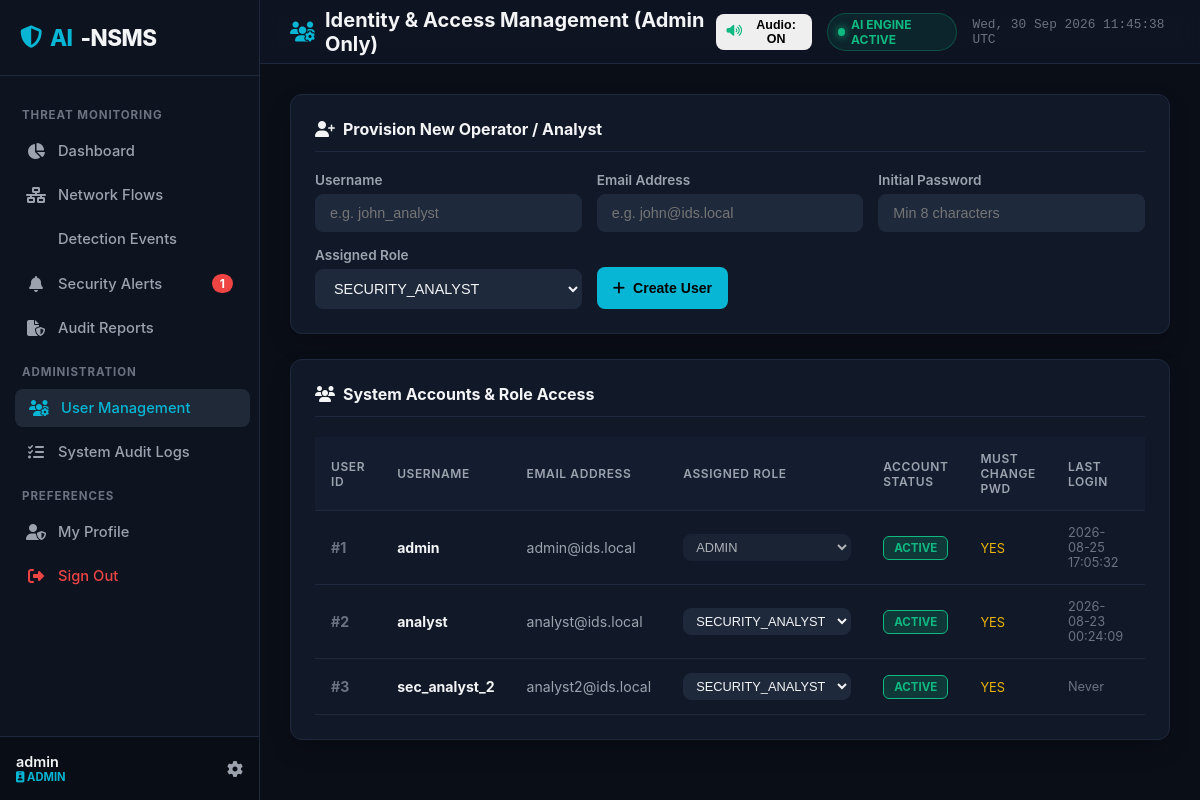
The page /users (signed in) on the database as committed earlier.
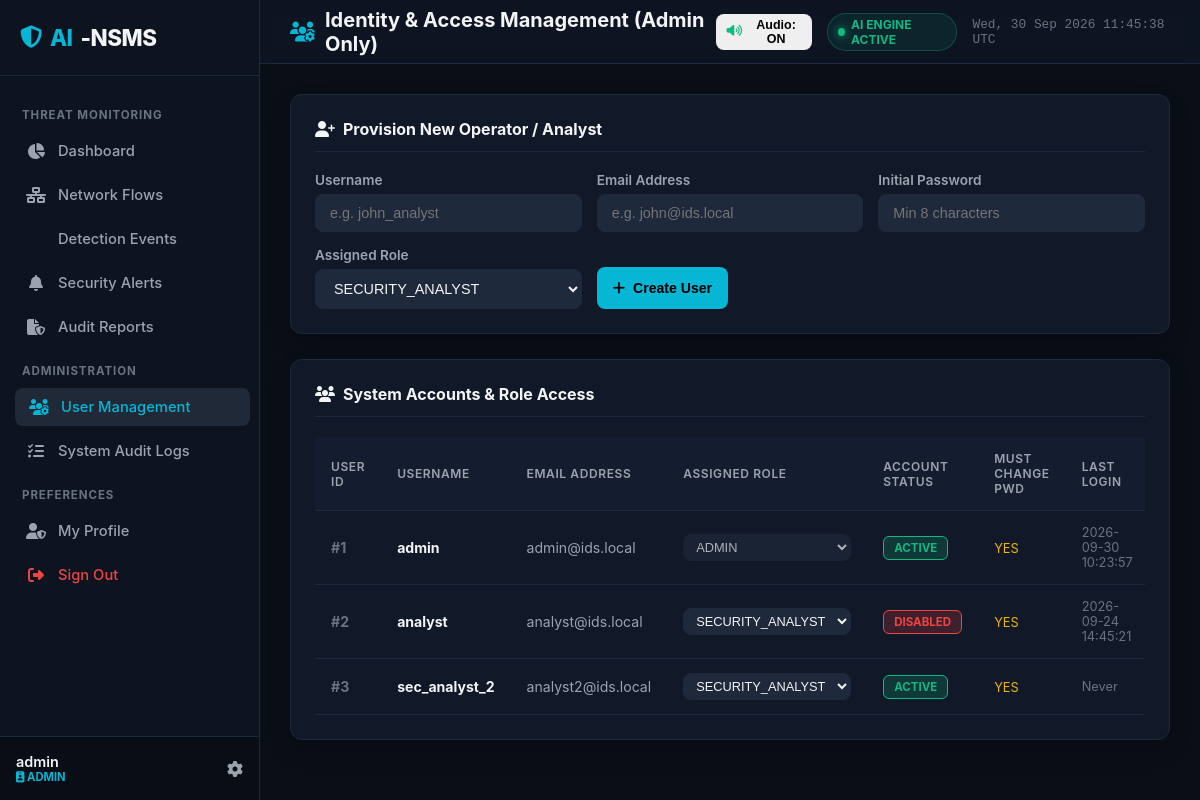
The same page on the database as committed later.
### tables this page shows
CREATE TABLE users (
            id INTEGER PRIMARY KEY AUTOINCREMENT,
            username TEXT UNIQUE NOT NULL,
            email TEXT UNIQUE NOT NULL,
            password_hash TEXT NOT NULL,
            role TEXT NOT NULL DEFAULT 'SECURITY_ANALYST',
            is_active INTEGER NOT NULL DEFAULT 1,
            must_change_password INTEGER NOT NULL DEFAULT 0,
            created_at TEXT NOT NULL,
            last_login TEXT
        );

### src/routes/user_routes.py (the view)
@user_bp.route('/users')
@admin_required
def index():
    user = get_current_user()
    users = User.get_all()
    return render_template('users.html', user=user, users=users)

### src/auth/security.py (called while the page is built)
def get_current_user():
    user_id = session.get('user_id')
    if not user_id:
        return None
    user = User.find_by_id(user_id)
    if not user or not user.is_active:
        session.clear()
        return None
    return user

def is_authenticated():
    return 'user_id' in session and get_current_user() is not None

def is_admin():
    return session.get('role') == 'ADMIN'

def admin_required(view_func):
    @functools.wraps(view_func)
    def wrapper(*args, **kwargs):
        if not is_authenticated():
            if request.path.startswith('/api/'):
                return jsonify({'error': 'Authentication required', 'code': 401}), 401
            return redirect(url_for('auth.login', next=request.url))
        if not is_admin():
            if request.path.startswith('/api/'):
                return jsonify({'error': 'Forbidden: Administrator privileges required', 'code': 403}), 403
            return render_template('errors/403.html', message='Access Forbidden: This section requires Administrator privileges.'), 403
        return view_func(*args, **kwargs)
    return wrapper

### templates/users.html (shortened to what this page needs)
{% extends "base.html" %}
{% block page_header %}<i class="fas fa-users-gear" style="color: var(--accent-cyan);"></i> Identity & Access Management (Admin Only){% endblock %}
{% block content %}
<div class="soc-card" style="margin-bottom: 25px;">
    <div class="soc-card-header">
        <div class="soc-card-title"><i class="fas fa-user-plus"></i> Provision New Operator / Analyst</div>
    </div>
    <form id="create-user-form" onsubmit="handleCreateUser(event)" style="display: grid; grid-template-columns: repeat(auto-fit, minmax(200px, 1fr)); gap: 15px; align-items: flex-end;">
        <div class="form-group" style="margin: 0;">
            <label class="form-label">Username</label>
            <input type="text" id="new-username" class="form-control" placeholder="e.g. john_analyst" required>
        </div>
        <div class="form-group" style="margin: 0;">
            <label class="form-label">Email Address</label>
            <input type="email" id="new-email" class="form-control" placeholder="e.g. john@ids.local" required>
        </div>
        <div class="form-group" style="margin: 0;">
            <label class="form-label">Initial Password</label>
            <input type="password" id="new-password" class="form-control" placeholder="Min 8 characters" required>
        </div>
        <div class="form-group" style="margin: 0;">
            <label class="form-label">Assigned Role</label>
            <select id="new-role" class="form-control">
                <option value="SECURITY_ANALYST">SECURITY_ANALYST</option>
            </select>
        </div>
        <div>
            <button type="submit" class="btn btn-primary" style="height: 42px;"><i class="fas fa-plus"></i> Create User</button>
        </div>
    </form>
</div>
<div class="soc-card">
    <div class="soc-card-header">
        <div class="soc-card-title"><i class="fas fa-users"></i> System Accounts & Role Access</div>
    </div>
    <div class="table-responsive">
        <table class="soc-table">
            <thead>
                <tr>
                    <th>User ID</th>
                    <th>Username</th>
                    <th>Email Address</th>
                    <th>Assigned Role</th>
                    <th>Account Status</th>
                    <th>Must Change Pwd</th>
                    <th>Last Login</th>
                    <th>Actions</th>
                </tr>
            </thead>
            <tbody>
                {% for u in users %}
                <tr>
                    <td style="font-weight: 700; color: var(--text-muted);">#{{ u.id }}</td>
                    <td><strong>{{ u.username }}</strong></td>
                    <td style="color: var(--text-secondary);">{{ u.email }}</td>
                    <td>
                        <select class="form-control" style="padding: 4px 8px; font-size: 0.8rem; width: auto;" onchange="handleRoleChange({{ u.id }}, this.value)" {% if u.id == current_user.id %}disabled{% endif %}>
                            <option value="ADMIN" {% if u.role == 'ADMIN' %}selected{% endif %}>ADMIN</option>
                            <option value="SECURITY_ANALYST" {% if u.role == 'SECURITY_ANALYST' %}selected{% endif %}>SECURITY_ANALYST</option>
                        </select>
                    </td>
                    <td>
                        <span class="badge-sev {% if u.is_active %}badge-low{% else %}badge-critical{% endif %}">
                            {{ 'ACTIVE' if u.is_active else 'DISABLED' }}
                        </span>
                    </td>
                    <td>
                        <span style="font-size: 0.8rem; color: {% if u.must_change_password %}var(--sev-medium){% else %}var(--text-muted){% endif %};">
                            {{ 'YES' if u.must_change_password else 'NO' }}
                        </span>
                    </td>
                    <td style="font-size: 0.8rem; color: var(--text-muted);">{{ u.last_login.replace('T', ' ').split('.')[0] if u.last_login else 'Never' }}</td>
                    <td>
                    </td>
                </tr>
                {% endfor %}
            </tbody>
        </table>
    </div>
</div>
{% endblock %}

### templates/base.html (shortened to what the changed rows need)
<!DOCTYPE html>
<html lang="en">
<head>
    <link rel="stylesheet" href="https://cdnjs.cloudflare.com/ajax/libs/font-awesome/6.5.1/css/all.min.css">
    <link rel="stylesheet" href="{{ url_for('static', filename='css/soc_theme.css') }}">
</head>
<body>
    <div class="app-container">
        <aside class="sidebar">
            <ul class="sidebar-menu">
                <li>
                    <a href="/alerts" class="sidebar-link {% if request.path == '/alerts' %}active{% endif %}">
                        <i class="fas fa-bell"></i>
                        <span>Security Alerts</span>
                        {% if active_alerts_count > 0 %}
                        <span class="badge-count">{{ active_alerts_count }}</span>
                        {% endif %}
                    </a>
                </li>
            </ul>
            <div class="sidebar-footer">
                <div class="user-info">
                    <span class="user-name">{{ current_user.username if current_user else 'Guest' }}</span>
                    <span class="user-role-badge">
                        <i class="fas fa-id-badge"></i> {{ current_user.role if current_user else 'ANALYST' }}
                    </span>
                </div>
            </div>
        </aside>
        <div class="main-wrapper">
            <main class="content-body">
                {% block content %}{% endblock %}
            </main>
        </div>
    </div>
</body>
</html>

Rows that differ between the two databases and show on the page:
changed users "admin": last_login.replace "2026-08-25 17:05:32" → "2026-09-30 10:23:57"
changed users "analyst": is_active "ACTIVE" → "DISABLED"; last_login.replace "2026-08-23 00:24:09" → "2026-09-24 14:45:21"
Other text that changed with them:
{{ active_alerts_count }}: "1" → (not shown)
